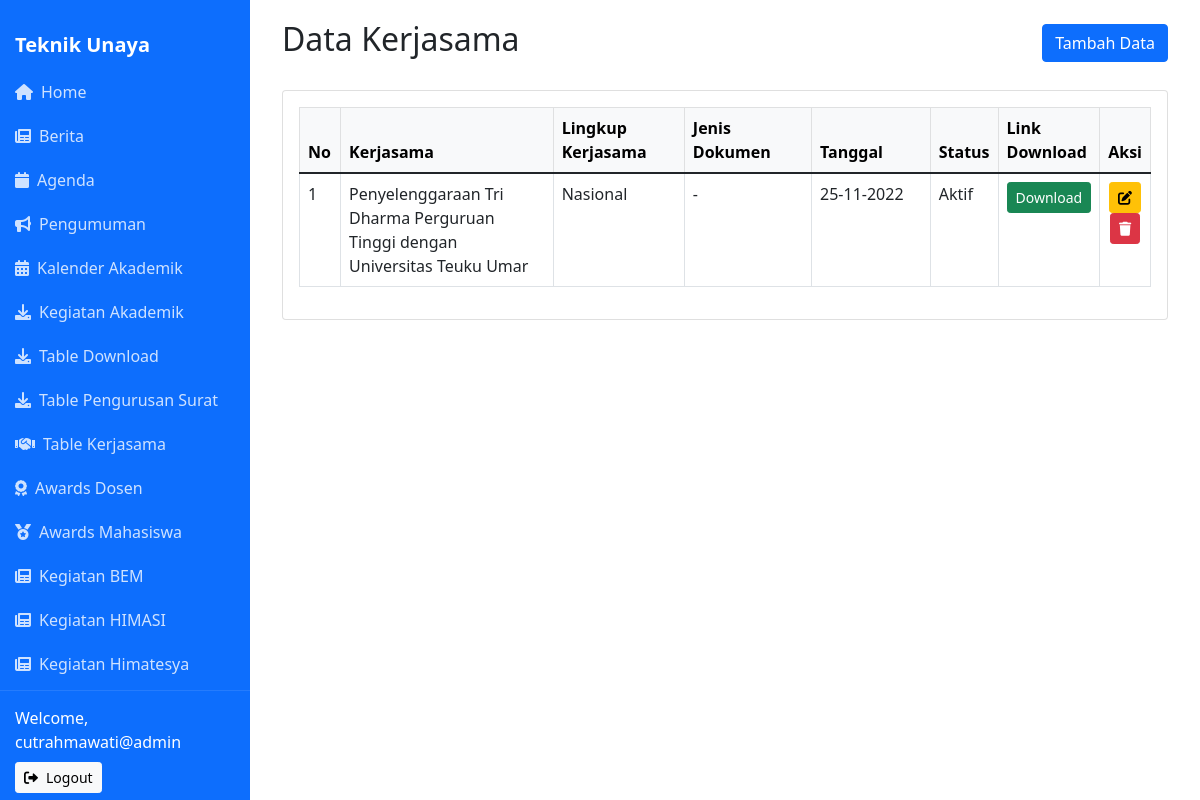
The page /admin/view_kerjasama.php (signed in) on the database its author committed.
### tables this page shows
CREATE TABLE `kerjasama` (
  `id_kerjasama` int(11) NOT NULL,
  `nama_kerjasama` varchar(400) NOT NULL,
  `lingkup_kerjasama` varchar(400) NOT NULL,
  `jenis_dokumen` varchar(255) NOT NULL,
  `status_kerjasama` varchar(255) NOT NULL,
  `link` varchar(400) NOT NULL,
  `date` date NOT NULL
);

### admin/view_kerjasama.php (the view, shortened to what this page needs)
<?php
include '../db.php';
include 'header.php';
$query = "SELECT * FROM kerjasama ORDER BY date DESC";
$result = mysqli_query($conn, $query);
?>
<div class="container">
    <div class="d-flex justify-content-between align-items-center mb-4">
        <h2>Data Kerjasama</h2>
        <a href="create_kerjasama.php" class="btn btn-primary">Tambah Data</a>
    </div>
    <div class="card">
        <div class="card-body">
            <div class="table-responsive">
                <table class="table table-bordered table-hover">
                    <thead class="table-light">
                        <tr>
                            <th width="5%">No</th>
                            <th width="35%">Kerjasama</th>
                            <th width="20%">Lingkup Kerjasama</th>
                            <th width="20%">Jenis Dokumen</th>
                            <th width="20%">Tanggal</th>
                            <th width="20%">Status</th>
                            <th width="20%">Link Download</th>
                            <th width="20%">Aksi</th>
                        </tr>
                    </thead>
                    <tbody>
                        <?php
                        $no = 1;
                        while ($row = mysqli_fetch_assoc($result)) {
                            echo "<tr>";
                            echo "<td>" . $no++ . "</td>";
                            echo "<td>" . htmlspecialchars($row['nama_kerjasama']) . "</td>";
                            echo "<td>" . htmlspecialchars($row['lingkup_kerjasama']) . "</td>";
                            echo "<td>" . htmlspecialchars($row['jenis_dokumen']) . "</td>";
                            echo "<td>" . date('d-m-Y', strtotime($row['date'])) . "</td>";
                            echo "<td>" . htmlspecialchars($row['status_kerjasama']) . "</td>";
                            echo "<td><a href='" . htmlspecialchars($row['link']) . "' target='_blank' class='btn btn-sm btn-success'>Download</a></td>";
                            echo "<td class='text-center'>
                                    <a href='edit_kerjasama.php?id_kerjasama=" . $row['id_kerjasama'] . "' class='btn btn-sm btn-warning btn-action'><i class='fas fa-edit'></i></a>
                                    <a href='delete_kerjasama.php?id_kerjasama=" . $row['id_kerjasama'] . "' class='btn btn-sm btn-danger btn-action' onclick='return confirm(\"Apakah Anda yakin ingin menghapus data ini?\")'><i class='fas fa-trash'></i></a>
                                  </td>";
                            echo "</tr>";
                        }
                        ?>
                    </tbody>
                </table>
            </div>
        </div>
    </div>
</div>

### rows shown on the page
kerjasama: nama_kerjasama "Penyelenggaraan Tri Dharma Perguruan Tinggi dengan Universitas Teuku Umar", lingkup_kerjasama "Nasional", jenis_dokumen "-", date "25-11-2022", status_kerjasama "Aktif"

### other values the page prints
$_SESSION['admin_username'] "cutrahmawati@admin"
